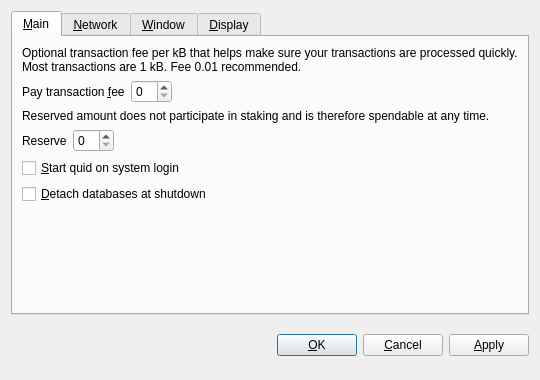
<?xml version="1.0" encoding="UTF-8"?>
<ui version="4.0">
 <class>OptionsDialog</class>
 <widget class="QDialog" name="OptionsDialog">
  <property name="geometry">
   <rect>
    <x>0</x>
    <y>0</y>
    <width>540</width>
    <height>380</height>
   </rect>
  </property>
  <property name="windowTitle">
   <string>Options</string>
  </property>
  <property name="modal">
   <bool>true</bool>
  </property>
  <layout class="QVBoxLayout" name="verticalLayout">
   <item>
    <widget class="QTabWidget" name="tabWidget">
     <property name="tabPosition">
      <enum>QTabWidget::North</enum>
     </property>
     <property name="currentIndex">
      <number>0</number>
     </property>
     <widget class="QWidget" name="tabMain">
      <attribute name="title">
       <string>&amp;Main</string>
      </attribute>
      <layout class="QVBoxLayout" name="verticalLayout_Main">
       <item>
        <widget class="QLabel" name="transactionFeeInfoLabel">
         <property name="text">
          <string>Optional transaction fee per kB that helps make sure your transactions are processed quickly. Most transactions are 1 kB. Fee 0.01 recommended.</string>
         </property>
         <property name="textFormat">
          <enum>Qt::PlainText</enum>
         </property>
         <property name="wordWrap">
          <bool>true</bool>
         </property>
        </widget>
       </item>
       <item>
        <layout class="QHBoxLayout" name="horizontalLayoutFee">
         <item>
          <widget class="QLabel" name="transactionFeeLabel">
           <property name="text">
            <string>Pay transaction &amp;fee</string>
           </property>
           <property name="textFormat">
            <enum>Qt::PlainText</enum>
           </property>
           <property name="buddy">
            <cstring>transactionFee</cstring>
           </property>
          </widget>
         </item>
         <item>
          <widget class="BitcoinAmountField" name="transactionFee"/>
         </item>
         <item>
          <spacer name="horizontalSpacerFee">
           <property name="orientation">
            <enum>Qt::Horizontal</enum>
           </property>
           <property name="sizeHint" stdset="0">
            <size>
             <width>40</width>
             <height>20</height>
            </size>
           </property>
          </spacer>
         </item>
        </layout>
       </item>
       <item>
        <widget class="QLabel" name="reserveBalanceInfoLabel">
         <property name="text">
          <string>Reserved amount does not participate in staking and is therefore spendable at any time.</string>
         </property>
         <property name="textFormat">
          <enum>Qt::PlainText</enum>
         </property>
         <property name="wordWrap">
          <bool>true</bool>
         </property>
        </widget>
       </item>
       <item>
        <layout class="QHBoxLayout" name="horizontalLayoutReserveBalance">
         <item>
          <widget class="QLabel" name="reserveBalanceLabel">
           <property name="text">
            <string>Reserve</string>
           </property>
           <property name="textFormat">
            <enum>Qt::PlainText</enum>
           </property>
           <property name="buddy">
            <cstring>reserveBalance</cstring>
           </property>
          </widget>
         </item>
         <item>
          <widget class="BitcoinAmountField" name="reserveBalance"/>
         </item>
         <item>
          <spacer name="horizontalSpacerReserveBalance">
           <property name="orientation">
            <enum>Qt::Horizontal</enum>
           </property>
           <property name="sizeHint" stdset="0">
            <size>
             <width>40</width>
             <height>20</height>
            </size>
           </property>
          </spacer>
         </item>
        </layout>
       </item>
       <item>
        <widget class="QCheckBox" name="bitcoinAtStartup">
         <property name="toolTip">
          <string>Automatically start quid after logging in to the system.</string>
         </property>
         <property name="text">
          <string>&amp;Start quid on system login</string>
         </property>
        </widget>
       </item>
       <item>
        <widget class="QCheckBox" name="detachDatabases">
         <property name="toolTip">
          <string>Detach block and address databases at shutdown. This means they can be moved to another data directory, but it slows down shutdown. The wallet is always detached.</string>
         </property>
         <property name="text">
          <string>&amp;Detach databases at shutdown</string>
         </property>
        </widget>
       </item>
       <item>
        <spacer name="verticalSpacer_Main">
         <property name="orientation">
          <enum>Qt::Vertical</enum>
         </property>
         <property name="sizeHint" stdset="0">
          <size>
           <width>20</width>
           <height>40</height>
          </size>
         </property>
        </spacer>
       </item>
      </layout>
     </widget>
     <widget class="QWidget" name="tabNetwork">
      <attribute name="title">
       <string>&amp;Network</string>
      </attribute>
      <layout class="QVBoxLayout" name="verticalLayout_Network">
       <item>
        <widget class="QCheckBox" name="mapPortUpnp">
         <property name="toolTip">
          <string>Automatically open the quid client port on the router. This only works when your router supports UPnP and it is enabled.</string>
         </property>
         <property name="text">
          <string>Map port using &amp;UPnP</string>
         </property>
        </widget>
       </item>
       <item>
        <widget class="QCheckBox" name="connectSocks">
         <property name="toolTip">
          <string>Connect to the quid network through a SOCKS proxy (e.g. when connecting through Tor).</string>
         </property>
         <property name="text">
          <string>&amp;Connect through SOCKS proxy:</string>
         </property>
        </widget>
       </item>
       <item>
        <layout class="QHBoxLayout" name="horizontalLayout_Network">
         <item>
          <widget class="QLabel" name="proxyIpLabel">
           <property name="text">
            <string>Proxy &amp;IP:</string>
           </property>
           <property name="textFormat">
            <enum>Qt::PlainText</enum>
           </property>
           <property name="buddy">
            <cstring>proxyIp</cstring>
           </property>
          </widget>
         </item>
         <item>
          <widget class="QValidatedLineEdit" name="proxyIp">
           <property name="maximumSize">
            <size>
             <width>140</width>
             <height>16777215</height>
            </size>
           </property>
           <property name="toolTip">
            <string>IP address of the proxy (e.g. 127.0.0.1)</string>
           </property>
          </widget>
         </item>
         <item>
          <widget class="QLabel" name="proxyPortLabel">
           <property name="text">
            <string>&amp;Port:</string>
           </property>
           <property name="textFormat">
            <enum>Qt::PlainText</enum>
           </property>
           <property name="buddy">
            <cstring>proxyPort</cstring>
           </property>
          </widget>
         </item>
         <item>
          <widget class="QLineEdit" name="proxyPort">
           <property name="maximumSize">
            <size>
             <width>55</width>
             <height>16777215</height>
            </size>
           </property>
           <property name="toolTip">
            <string>Port of the proxy (e.g. 9050)</string>
           </property>
          </widget>
         </item>
         <item>
          <widget class="QLabel" name="socksVersionLabel">
           <property name="text">
            <string>SOCKS &amp;Version:</string>
           </property>
           <property name="textFormat">
            <enum>Qt::PlainText</enum>
           </property>
           <property name="buddy">
            <cstring>socksVersion</cstring>
           </property>
          </widget>
         </item>
         <item>
          <widget class="QValueComboBox" name="socksVersion">
           <property name="toolTip">
            <string>SOCKS version of the proxy (e.g. 5)</string>
           </property>
          </widget>
         </item>
         <item>
          <spacer name="horizontalSpacer_Network">
           <property name="orientation">
            <enum>Qt::Horizontal</enum>
           </property>
           <property name="sizeHint" stdset="0">
            <size>
             <width>40</width>
             <height>20</height>
            </size>
           </property>
          </spacer>
         </item>
        </layout>
       </item>
       <item>
        <spacer name="verticalSpacer_Network">
         <property name="orientation">
          <enum>Qt::Vertical</enum>
         </property>
         <property name="sizeHint" stdset="0">
          <size>
           <width>20</width>
           <height>40</height>
          </size>
         </property>
        </spacer>
       </item>
      </layout>
     </widget>
     <widget class="QWidget" name="tabWindow">
      <attribute name="title">
       <string>&amp;Window</string>
      </attribute>
      <layout class="QVBoxLayout" name="verticalLayout_Window">
       <item>
        <widget class="QCheckBox" name="minimizeToTray">
         <property name="toolTip">
          <string>Show only a tray icon after minimizing the window.</string>
         </property>
         <property name="text">
          <string>&amp;Minimize to the tray instead of the taskbar</string>
         </property>
        </widget>
       </item>
       <item>
        <widget class="QCheckBox" name="minimizeOnClose">
         <property name="toolTip">
          <string>Minimize instead of exit the application when the window is closed. When this option is enabled, the application will be closed only after selecting Quit in the menu.</string>
         </property>
         <property name="text">
          <string>M&amp;inimize on close</string>
         </property>
        </widget>
       </item>
       <item>
        <spacer name="verticalSpacer_Window">
         <property name="orientation">
          <enum>Qt::Vertical</enum>
         </property>
         <property name="sizeHint" stdset="0">
          <size>
           <width>20</width>
           <height>40</height>
          </size>
         </property>
        </spacer>
       </item>
      </layout>
     </widget>
     <widget class="QWidget" name="tabDisplay">
      <attribute name="title">
       <string>&amp;Display</string>
      </attribute>
      <layout class="QVBoxLayout" name="verticalLayout_Display">
       <item>
        <layout class="QHBoxLayout" name="horizontalLayout_1_Display">
         <item>
          <widget class="QLabel" name="langLabel">
           <property name="text">
            <string>User Interface &amp;language:</string>
           </property>
           <property name="textFormat">
            <enum>Qt::PlainText</enum>
           </property>
           <property name="buddy">
            <cstring>lang</cstring>
           </property>
          </widget>
         </item>
         <item>
          <widget class="QValueComboBox" name="lang">
           <property name="toolTip">
            <string>The user interface language can be set here. This setting will take effect after restarting quid.</string>
           </property>
          </widget>
         </item>
        </layout>
       </item>
       <item>
        <layout class="QHBoxLayout" name="horizontalLayout_2_Display">
         <item>
          <widget class="QLabel" name="unitLabel">
           <property name="text">
            <string>&amp;Unit to show amounts in:</string>
           </property>
           <property name="textFormat">
            <enum>Qt::PlainText</enum>
           </property>
           <property name="buddy">
            <cstring>unit</cstring>
           </property>
          </widget>
         </item>
         <item>
          <widget class="QValueComboBox" name="unit">
           <property name="toolTip">
            <string>Choose the default subdivision unit to show in the interface and when sending coins.</string>
           </property>
          </widget>
         </item>
        </layout>
       </item>
       <item>
        <widget class="QCheckBox" name="displayAddresses">
         <property name="toolTip">
          <string>Whether to show quid addresses in the transaction list or not.</string>
         </property>
         <property name="text">
          <string>&amp;Display addresses in transaction list</string>
         </property>
        </widget>
       </item>
       <item>
        <widget class="QCheckBox" name="coinControlFeatures">
         <property name="toolTip">
          <string>Whether to show coin control features or not.</string>
         </property>
         <property name="text">
          <string>Display coin &amp;control features (experts only!)</string>
         </property>
        </widget>
       </item>
       <item>
        <spacer name="verticalSpacer_Display">
         <property name="orientation">
          <enum>Qt::Vertical</enum>
         </property>
         <property name="sizeHint" stdset="0">
          <size>
           <width>20</width>
           <height>40</height>
          </size>
         </property>
        </spacer>
       </item>
      </layout>
     </widget>
    </widget>
   </item>
   <item>
    <layout class="QHBoxLayout" name="horizontalLayout_Buttons">
     <item>
      <spacer name="horizontalSpacer_1">
       <property name="orientation">
        <enum>Qt::Horizontal</enum>
       </property>
       <property name="sizeHint" stdset="0">
        <size>
         <width>40</width>
         <height>48</height>
        </size>
       </property>
      </spacer>
     </item>
     <item>
      <widget class="QLabel" name="statusLabel">
       <property name="font">
        <font>
         <weight>75</weight>
         <bold>true</bold>
        </font>
       </property>
       <property name="text">
        <string/>
       </property>
       <property name="textFormat">
        <enum>Qt::PlainText</enum>
       </property>
       <property name="wordWrap">
        <bool>true</bool>
       </property>
      </widget>
     </item>
     <item>
      <spacer name="horizontalSpacer_2">
       <property name="orientation">
        <enum>Qt::Horizontal</enum>
       </property>
       <property name="sizeHint" stdset="0">
        <size>
         <width>40</width>
         <height>48</height>
        </size>
       </property>
      </spacer>
     </item>
     <item>
      <widget class="QPushButton" name="okButton">
       <property name="text">
        <string>&amp;OK</string>
       </property>
      </widget>
     </item>
     <item>
      <widget class="QPushButton" name="cancelButton">
       <property name="text">
        <string>&amp;Cancel</string>
       </property>
       <property name="autoDefault">
        <bool>false</bool>
       </property>
      </widget>
     </item>
     <item>
      <widget class="QPushButton" name="applyButton">
       <property name="text">
        <string>&amp;Apply</string>
       </property>
       <property name="autoDefault">
        <bool>false</bool>
       </property>
      </widget>
     </item>
    </layout>
   </item>
  </layout>
 </widget>
 <customwidgets>
  <customwidget>
   <class>BitcoinAmountField</class>
   <extends>QSpinBox</extends>
   <header>bitcoinamountfield.h</header>
  </customwidget>
  <customwidget>
   <class>QValueComboBox</class>
   <extends>QComboBox</extends>
   <header>qvaluecombobox.h</header>
  </customwidget>
  <customwidget>
   <class>QValidatedLineEdit</class>
   <extends>QLineEdit</extends>
   <header>qvalidatedlineedit.h</header>
  </customwidget>
 </customwidgets>
 <resources/>
 <connections/>
</ui>
